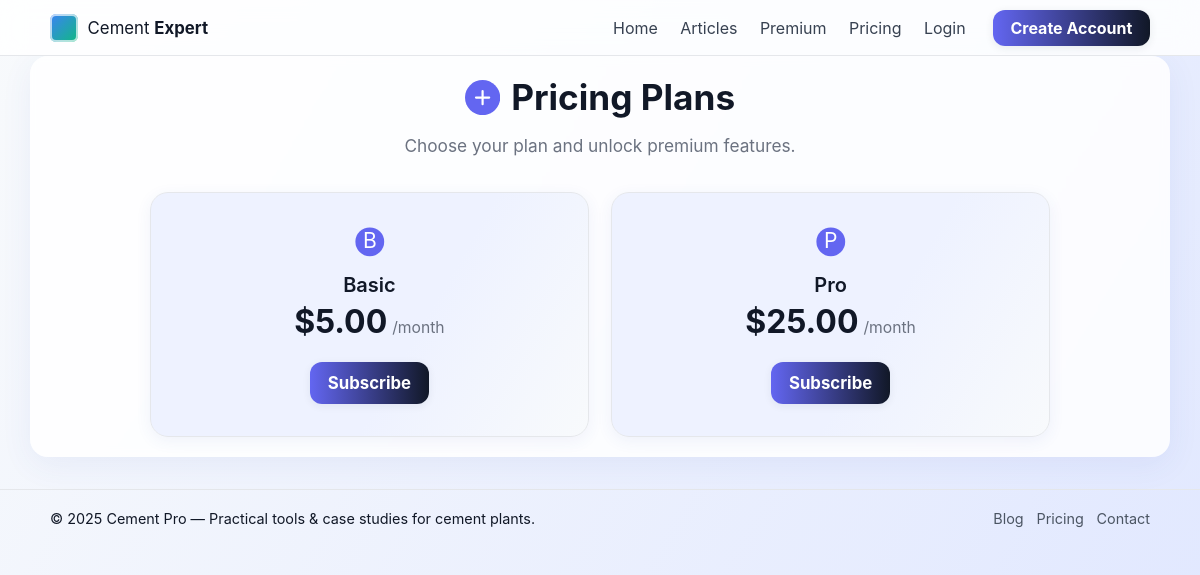
The page /pricing/ on the database its author committed.
### core/models.py (models this page shows, shortened)
class Plan(models.Model):
    BASIC = "basic"
    PRO = "pro"
    TIERS = [(BASIC, "Basic"), (PRO, "Pro")]
    code = models.CharField(max_length=20, choices=TIERS, unique=True)
    name = models.CharField(max_length=50)
    price_usd_month = models.DecimalField(max_digits=6, decimal_places=2)
    stripe_price_id = models.CharField(max_length=200, help_text="Stripe Price ID")

### core/views.py (the view)
# urls.py: path("pricing/", views.pricing, name="pricing"),
def pricing(request):
    plans = Plan.objects.all().order_by("price_usd_month")
    return render(request, "pricing.html", {"plans": plans})

### core/context.py (called while the page is built)
def adsense_keys(request):
    return {"ADSENSE_CLIENT": os.environ.get("ADSENSE_CLIENT", "")}

def stripe_keys(request):
    return {"STRIPE_PUBLIC_KEY": os.environ.get("STRIPE_PUBLIC_KEY", "")}

def user_tier(request):
    tier = "Guest"
    if request.user.is_authenticated:
        sub = Subscription.objects.filter(user=request.user).first()
        tier = "Premium" if (sub and sub.is_active()) else "Free"
    return {"USER_TIER": tier}

### core/templates/pricing.html (shortened to what this page needs)
{% extends "base.html" %}
{% block content %}
<section class="pricing-hero" style="text-align:center; margin-bottom:2.2rem;">
  <h1 style="font-size:2.2rem; font-weight:700; margin-bottom:.5rem; display:flex; align-items:center; justify-content:center; gap:.7rem;">
    <svg xmlns="http://www.w3.org/2000/svg" fill="none" viewBox="0 0 32 32" style="width:2.2rem;height:2.2rem;"><circle cx="16" cy="16" r="16" fill="#6366f1"/><path d="M10 16h12M16 10v12" stroke="#fff" stroke-width="2" stroke-linecap="round"/></svg>
    Pricing Plans
  </h1>
  <p style="color:#6b7280; font-size:1.08rem; margin-bottom:1.2rem;">Choose your plan and unlock premium features.</p>
</section>
<div class="pricing-grid" style="display:grid; gap:1.4rem; grid-template-columns:repeat(auto-fit,minmax(260px,1fr)); max-width:900px; margin:0 auto;">
  {% for p in plans %}
    <div class="pricing-card" style="background:linear-gradient(120deg,#eef2ff 60%,#f8fafc 100%); border-radius:18px; box-shadow:0 4px 16px rgba(60,80,180,0.07); padding:2rem 1.2rem; text-align:center; border:1px solid #e5e7eb;">
      <div style="margin-bottom:.7rem;">
        <svg xmlns="http://www.w3.org/2000/svg" fill="none" viewBox="0 0 28 28" style="width:2.1rem;height:2.1rem;"><rect x="2" y="2" width="24" height="24" rx="12" fill="#6366f1"/><text x="14" y="19" text-anchor="middle" font-size="1.1rem" fill="#fff" font-family="Inter,Arial,sans-serif">{{ p.name|slice:":1"|upper }}</text></svg>
      </div>
      <h2 style="font-size:1.25rem; font-weight:600; margin-bottom:.3rem;">{{ p.name }}</h2>
      <div style="font-size:1.1rem; color:#374151; margin-bottom:.7rem;">
        <span style="font-size:2rem; font-weight:700; color:#111827;">${{ p.price_usd_month }}</span>
        <span style="font-size:.98rem; color:#6b7280;">/month</span>
      </div>
      <a href="{% url 'buy' p.code %}" class="btn btn-primary" style="margin-top:.6rem;">Subscribe</a>
    </div>
  {% endfor %}
</div>
{% endblock %}

### static/site.css (style rules this page uses)
body { font-family: system-ui, -apple-system, Segoe UI, Roboto, Arial, sans-serif; margin:0; color:#111827; }
body { font-family: 'Inter', system-ui, -apple-system, Segoe UI, Roboto, Arial, sans-serif; margin: 0; color: #111827; background: linear-gradient(120deg, #f8fafc 0%, #e0e7ff 100%); min-height: 100vh; }
h1,h2,h3,h4 { margin:0 0 .5rem 0; }
.btn { display:inline-block; padding:.7rem 1rem; border-radius:10px; text-decoration:none; font-weight:700; }
.btn-primary { background:#111827; color:#fff; }
.btn { display: inline-block; padding: .7rem 1.1rem; border-radius: 12px; text-decoration: none; font-weight: 700; font-size: 1.05rem; box-shadow: 0 2px 8px rgba(31,41,55,0.07); transition: transform .15s, box-shadow .2s, background .2s, color .2s; }
.btn-primary { background: linear-gradient(90deg, #6366f1 0%, #111827 100%); color: #fff; }

### rows shown on the page
Plan: name "B", name "Basic", price_usd_month "5.00"
Plan: name "P", name "Pro", price_usd_month "25.00"
